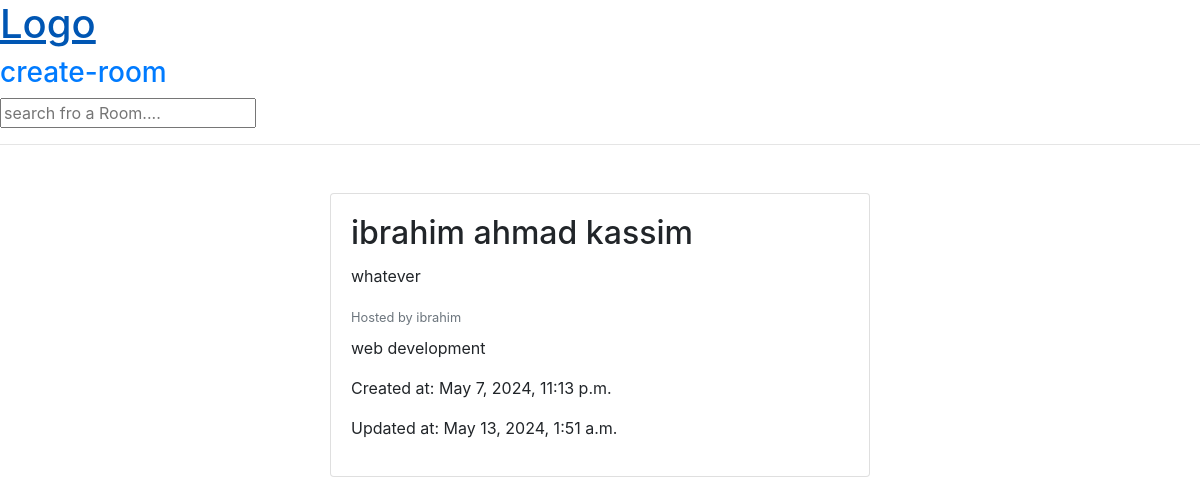
Page /room/15/ on the committed database.
### base/models.py (models this page shows, shortened)
class Room(models.Model):
    host = models.ForeignKey(User,on_delete=models.SET_NULL,null=True)
    topic = models.ForeignKey(Topic,on_delete=models.SET_NULL,null=True)
    name = models.CharField(max_length=200)
    description = models.TextField(null=True,blank=True)
    updated = models.DateTimeField(auto_now=True)
    created = models.DateTimeField(auto_now_add=True)
    class Meta:
        ordering = ['-updated','-created']

class Topic(models.Model):
    name = models.CharField(max_length=200)

### base/views.py (the view)
# urls.py: path("room/<str:pk>/",views.room,name="room"),
def room(request,pk):
    room = Room.objects.get(id=pk)
    context = {"room" : room}
    return render(request,"base/room.html",context)

### base/templates/base/room.html
{% extends 'main.html' %}
{% block content %}
<div class="container mt-5">
  <div class="row">
    <div class="col-md-6 offset-md-3">
      <div class="card">
        <div class="card-body">
          <h2 class="card-title">{{ room.name }}</h2>
          <p class="card-text">{{ room.description }}</p>
          <p class="card-text mb-2"><small class="text-muted">Hosted by {{ room.host.username }}</small></p>
          <p class="card-text">{{ room.topic.name }}</p>
          <p>Created at: {{ room.created }}</p>
          <p>Updated at: {{ room.updated }}</p>
        </div>
      </div>
    </div>
  </div>
</div>
{% endblock content %}

### static/styles/main.css (style rules this page uses)
body { background: yellow; }

### rows in the picture
Room: name "ibrahim ahmad kassim", description "whatever", host.username "ibrahim", topic.name "web development", created "May 7, 2024, 11:13 p.m.", updated "May 13, 2024, 1:51 a.m."
